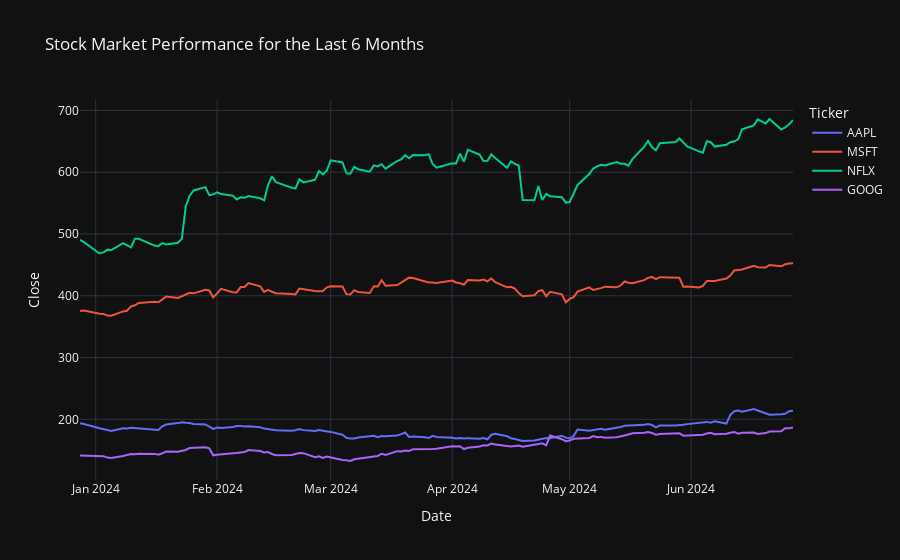

Write notebook code for a chart like this one.
### Code cell
#Performance analysis of in the stock market for past 6 months
px.defaults.template = "plotly_dark"

#Create a line chart
figStckMktAn = px.line(ds, x='Date', 
               y='Close', 
              color='Ticker', 
              title="Stock Market Performance for the Last 6 Months")
figStckMktAn.show()

#Save the chart as png file using keleido in assets directory
figStckMktAn.write_image(os.path.join(assets_dir, "Stock Market Performance.png"))
